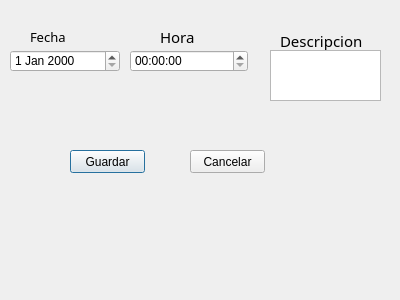
<?xml version="1.0" encoding="UTF-8"?>
<ui version="4.0">
 <class>Dialog</class>
 <widget class="QDialog" name="Dialog">
  <property name="geometry">
   <rect>
    <x>0</x>
    <y>0</y>
    <width>400</width>
    <height>300</height>
   </rect>
  </property>
  <property name="windowTitle">
   <string>Dialog</string>
  </property>
  <widget class="QLabel" name="fecha_c">
   <property name="geometry">
    <rect>
     <x>30</x>
     <y>30</y>
     <width>47</width>
     <height>13</height>
    </rect>
   </property>
   <property name="font">
    <font>
     <family>MS Reference Sans Serif</family>
     <pointsize>10</pointsize>
    </font>
   </property>
   <property name="text">
    <string>Fecha</string>
   </property>
  </widget>
  <widget class="QLabel" name="hora_c">
   <property name="geometry">
    <rect>
     <x>160</x>
     <y>30</y>
     <width>47</width>
     <height>13</height>
    </rect>
   </property>
   <property name="font">
    <font>
     <family>MS Reference Sans Serif</family>
     <pointsize>11</pointsize>
    </font>
   </property>
   <property name="text">
    <string>Hora</string>
   </property>
  </widget>
  <widget class="QLabel" name="descripcion_c">
   <property name="geometry">
    <rect>
     <x>280</x>
     <y>30</y>
     <width>91</width>
     <height>21</height>
    </rect>
   </property>
   <property name="font">
    <font>
     <family>MS Reference Sans Serif</family>
     <pointsize>11</pointsize>
    </font>
   </property>
   <property name="text">
    <string>Descripcion</string>
   </property>
  </widget>
  <widget class="QDateEdit" name="fecha_cita">
   <property name="geometry">
    <rect>
     <x>10</x>
     <y>50</y>
     <width>110</width>
     <height>22</height>
    </rect>
   </property>
  </widget>
  <widget class="QTimeEdit" name="tiempo_cita">
   <property name="geometry">
    <rect>
     <x>130</x>
     <y>50</y>
     <width>118</width>
     <height>22</height>
    </rect>
   </property>
  </widget>
  <widget class="QTextEdit" name="texto_descripcion">
   <property name="geometry">
    <rect>
     <x>270</x>
     <y>50</y>
     <width>111</width>
     <height>51</height>
    </rect>
   </property>
  </widget>
  <widget class="QPushButton" name="pushButton_guardar_cita">
   <property name="geometry">
    <rect>
     <x>70</x>
     <y>150</y>
     <width>75</width>
     <height>23</height>
    </rect>
   </property>
   <property name="text">
    <string>Guardar</string>
   </property>
  </widget>
  <widget class="QPushButton" name="pushButton_cancelar_cita">
   <property name="geometry">
    <rect>
     <x>190</x>
     <y>150</y>
     <width>75</width>
     <height>23</height>
    </rect>
   </property>
   <property name="text">
    <string>Cancelar</string>
   </property>
  </widget>
 </widget>
 <resources/>
 <connections/>
</ui>
